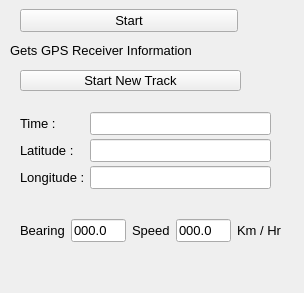
<?xml version="1.0" encoding="UTF-8"?>
<ui version="4.0">
 <class>DockWidget</class>
 <widget class="QDockWidget" name="DockWidget">
  <property name="geometry">
   <rect>
    <x>0</x>
    <y>0</y>
    <width>304</width>
    <height>293</height>
   </rect>
  </property>
  <property name="font">
   <font>
    <pointsize>12</pointsize>
   </font>
  </property>
  <property name="windowTitle">
   <string>Track GPS location</string>
  </property>
  <widget class="QWidget" name="dockWidgetContents">
   <widget class="QPushButton" name="btnStart">
    <property name="geometry">
     <rect>
      <x>20</x>
      <y>9</y>
      <width>218</width>
      <height>23</height>
     </rect>
    </property>
    <property name="font">
     <font>
      <pointsize>10</pointsize>
     </font>
    </property>
    <property name="text">
     <string>Start</string>
    </property>
   </widget>
   <widget class="QLabel" name="gpsInformation">
    <property name="geometry">
     <rect>
      <x>10</x>
      <y>40</y>
      <width>261</width>
      <height>21</height>
     </rect>
    </property>
    <property name="font">
     <font>
      <pointsize>10</pointsize>
     </font>
    </property>
    <property name="toolTip">
     <string>Container to Hold Information about connection to GPS Receiver</string>
    </property>
    <property name="whatsThis">
     <string>Container to Hold Information about connection to GPS Receiver</string>
    </property>
    <property name="text">
     <string>Gets GPS Receiver Information</string>
    </property>
   </widget>
   <widget class="QWidget" name="layoutWidget">
    <property name="geometry">
     <rect>
      <x>20</x>
      <y>110</y>
      <width>251</width>
      <height>81</height>
     </rect>
    </property>
    <layout class="QGridLayout" name="gridLayout_2">
     <property name="sizeConstraint">
      <enum>QLayout::SetNoConstraint</enum>
     </property>
     <property name="spacing">
      <number>2</number>
     </property>
     <item row="0" column="0">
      <widget class="QLabel" name="label_4">
       <property name="sizePolicy">
        <sizepolicy hsizetype="Fixed" vsizetype="Preferred">
         <horstretch>0</horstretch>
         <verstretch>0</verstretch>
        </sizepolicy>
       </property>
       <property name="font">
        <font>
         <pointsize>10</pointsize>
        </font>
       </property>
       <property name="text">
        <string>Time : </string>
       </property>
      </widget>
     </item>
     <item row="2" column="1">
      <widget class="QLineEdit" name="lon">
       <property name="font">
        <font>
         <pointsize>10</pointsize>
        </font>
       </property>
       <property name="readOnly">
        <bool>true</bool>
       </property>
      </widget>
     </item>
     <item row="1" column="1">
      <widget class="QLineEdit" name="lat">
       <property name="font">
        <font>
         <pointsize>10</pointsize>
        </font>
       </property>
       <property name="readOnly">
        <bool>true</bool>
       </property>
      </widget>
     </item>
     <item row="0" column="1">
      <widget class="QLineEdit" name="date">
       <property name="font">
        <font>
         <pointsize>10</pointsize>
        </font>
       </property>
       <property name="toolTip">
        <string>GMT</string>
       </property>
       <property name="readOnly">
        <bool>true</bool>
       </property>
      </widget>
     </item>
     <item row="1" column="0">
      <widget class="QLabel" name="label">
       <property name="sizePolicy">
        <sizepolicy hsizetype="Fixed" vsizetype="Preferred">
         <horstretch>0</horstretch>
         <verstretch>0</verstretch>
        </sizepolicy>
       </property>
       <property name="font">
        <font>
         <pointsize>10</pointsize>
        </font>
       </property>
       <property name="text">
        <string>Latitude : </string>
       </property>
      </widget>
     </item>
     <item row="2" column="0">
      <widget class="QLabel" name="label_2">
       <property name="sizePolicy">
        <sizepolicy hsizetype="Fixed" vsizetype="Preferred">
         <horstretch>0</horstretch>
         <verstretch>0</verstretch>
        </sizepolicy>
       </property>
       <property name="font">
        <font>
         <pointsize>10</pointsize>
        </font>
       </property>
       <property name="text">
        <string>Longitude : </string>
       </property>
      </widget>
     </item>
    </layout>
   </widget>
   <widget class="QWidget" name="layoutWidget">
    <property name="geometry">
     <rect>
      <x>20</x>
      <y>210</y>
      <width>263</width>
      <height>41</height>
     </rect>
    </property>
    <layout class="QHBoxLayout" name="horizontalLayout">
     <item>
      <widget class="QLabel" name="label_3">
       <property name="font">
        <font>
         <pointsize>10</pointsize>
        </font>
       </property>
       <property name="text">
        <string>Bearing</string>
       </property>
      </widget>
     </item>
     <item>
      <spacer name="horizontalSpacer">
       <property name="orientation">
        <enum>Qt::Horizontal</enum>
       </property>
       <property name="sizeHint" stdset="0">
        <size>
         <width>13</width>
         <height>18</height>
        </size>
       </property>
      </spacer>
     </item>
     <item>
      <widget class="QLineEdit" name="lineBearing">
       <property name="sizePolicy">
        <sizepolicy hsizetype="Expanding" vsizetype="Fixed">
         <horstretch>0</horstretch>
         <verstretch>3</verstretch>
        </sizepolicy>
       </property>
       <property name="minimumSize">
        <size>
         <width>0</width>
         <height>8</height>
        </size>
       </property>
       <property name="baseSize">
        <size>
         <width>0</width>
         <height>8</height>
        </size>
       </property>
       <property name="font">
        <font>
         <pointsize>10</pointsize>
        </font>
       </property>
       <property name="text">
        <string>000.0</string>
       </property>
      </widget>
     </item>
     <item>
      <widget class="QLabel" name="label_5">
       <property name="font">
        <font>
         <pointsize>10</pointsize>
        </font>
       </property>
       <property name="text">
        <string>Speed</string>
       </property>
      </widget>
     </item>
     <item>
      <widget class="QLineEdit" name="lineSpeed">
       <property name="font">
        <font>
         <pointsize>10</pointsize>
        </font>
       </property>
       <property name="text">
        <string>000.0</string>
       </property>
      </widget>
     </item>
     <item>
      <widget class="QLabel" name="labelSpeedUnits">
       <property name="font">
        <font>
         <pointsize>10</pointsize>
        </font>
       </property>
       <property name="text">
        <string>Km / Hr</string>
       </property>
      </widget>
     </item>
    </layout>
   </widget>
   <widget class="QPushButton" name="btnStartNewTrack">
    <property name="geometry">
     <rect>
      <x>20</x>
      <y>70</y>
      <width>221</width>
      <height>21</height>
     </rect>
    </property>
    <property name="font">
     <font>
      <pointsize>10</pointsize>
     </font>
    </property>
    <property name="text">
     <string>Start New Track</string>
    </property>
   </widget>
  </widget>
 </widget>
 <resources/>
 <connections/>
</ui>
